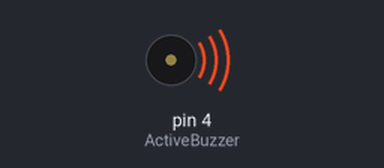
Simulated run of this sketch. Board: Arduino Uno, built with avr-gcc and run on an emulated ATmega328P. On the bench: buzzer (waves = sounding).

Above: at 0.2 s.
Timing chart, 0 to 3.5 s (numbered marks = the images above):
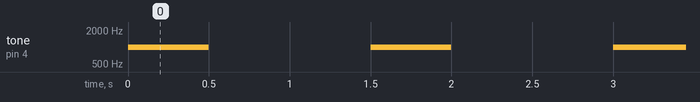

Measured:
- by itself, tone on pin 4 (ActiveBuzzer): alternates 1000 Hz for 0.50 s and silent for 1.0 s

The sketch:

04_ActiveBuzzer.ino
```cpp
/*
 * Author: Iwan
 * Project: 04_ActiveBuzzer
 * Learning Objective: To control an acoustic actuator using tone/noTone
 * and understanding frequency-based digital signals.
 */

/*
 * Connections:
 * [Option A: Standalone Component]
 * 1. Anode (+): Pin 4.
 * 2. Cathode (-): GND.
 * * [Option B: 3-Pin Module]
 * 1. VCC (+): Arduino 5V (Constant power for the internal oscillator).
 * 2. GND (-): Arduino GND.
 * 3. Signal (S / I/O): Arduino Pin 4 (Control signal).
 */

#define ActiveBuzzer 4

void setup() {
  // Configures the pin to send the square wave signal
  pinMode(ActiveBuzzer, OUTPUT);
}

void loop() {
  /* * tone(pin, frequency):
   * This function triggers a square wave of a specific frequency (Hertz).
   * It uses the Arduino's internal timers to toggle the pin HIGH and LOW
   * hundreds or thousands of times per second.
   */
  tone(ActiveBuzzer, 1000);
  delay(500); // Sound duration

  /* * noTone(pin):
   * This function explicitly stops the wave generation on the pin.
   * Unlike digitalWrite(LOW), it ensures the internal timer is released
   * and the pin returns to a 0V state without residual pulses.
   */
  noTone(ActiveBuzzer);
  delay(1000); // Silence duration
}
```
